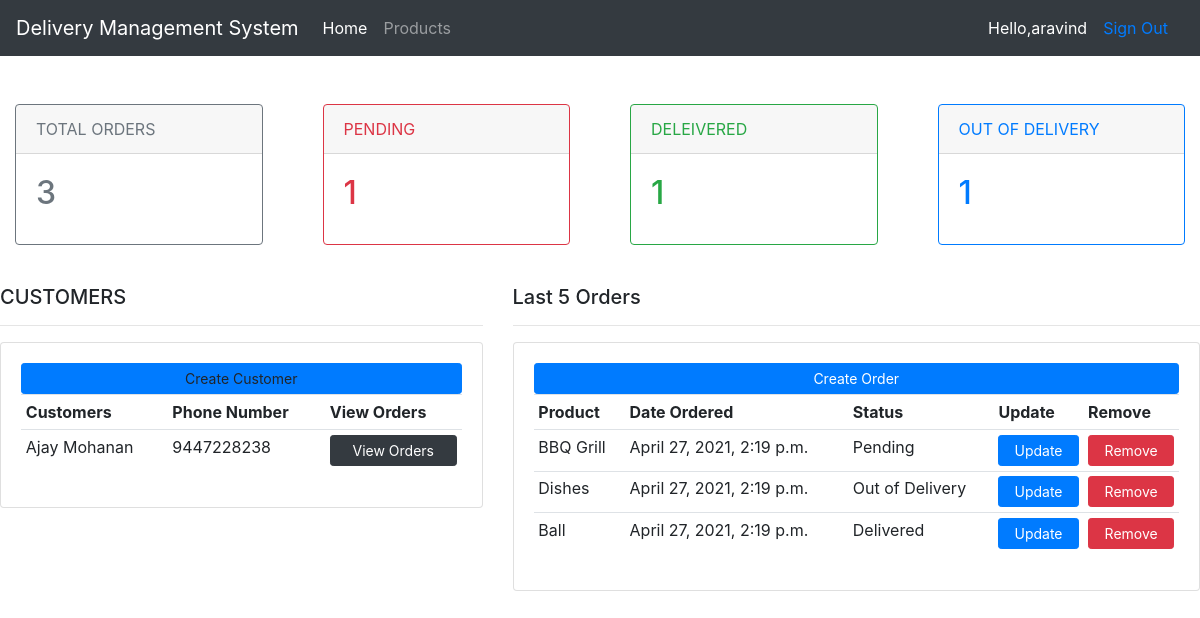
Page /home/ (signed in) on the committed database.
### accounts/models.py (models this page shows, shortened)
class Customer(models.Model):
    user=models.OneToOneField(User,null=True,on_delete=models.CASCADE)
    name=models.CharField(max_length=200,null=True)
    phone=models.CharField(max_length=200,null=True)
    email=models.CharField(max_length=200,null=True)
    date_created=models.DateTimeField(auto_now_add=True,null=True)
    profile_pic=models.ImageField(null=True,blank=True)

class Order(models.Model):
    STATUS=(
        ('Pending','Pending'),
        ('Out of Delivery','Out of Delivery'),
        ('Delivered','Delivered'),
    )
    customer=models.ForeignKey(Customer,null=True,on_delete=models.SET_NULL)
    product=models.ForeignKey(Product,null=True,on_delete=models.SET_NULL)
    date_created=models.DateTimeField(auto_now_add=True,null=True)
    status=models.CharField(max_length=200,null=True,choices=STATUS)

class Product(models.Model):
    CATEGORY=(
        ('Indoor','Indoor'),
        ('Outdoor','Outdoor'),
        )
    name=models.CharField(max_length=200,null=True)
    price=models.FloatField(null=True)
    category=models.CharField(max_length=200,null=True,choices=CATEGORY)
    description=models.CharField(max_length=200,null=True)
    tags=models.ManyToManyField(Tag)
    def __str__(self):
        return self.name

### accounts/decorators.py (the view)
    def wrapper_func(request,*args,**kwargs):
        group=None;
        if request.user.groups.exists():
            group=request.user.groups.all()[0].name
        if group =="customer":
            return redirect("userpage")
        elif group =="admin":
            return view_func(request,*args,**kwargs)
        else:
            return HttpResponse(group)

### accounts/views.py (called while the page is built)
@login_required(login_url='Login')
@admin_only
def Home(request):
    orders=Order.objects.all();
    customers=Customer.objects.all();
    total_orders=orders.count();
    totalorders=orders.count();
    delivered=orders.filter(status='Delivered').count();
    pending=orders.filter(status='Pending').count();
    OutofDelivery=orders.filter(status='Out of Delivery').count();
    context={'orders':orders,'customers':customers,'delivered_order':delivered,'peding_order':pending,'total_orders':totalorders,'Out_of_Delivery':OutofDelivery}
    return render(request,'accounts/dashboard.html',context)

### accounts/templates/accounts/dashboard.html
{% extends 'accounts/main.html' %}
{% block content %}
{% include 'accounts/status.html' %}
<br>
<div class="row">
    <div class="col-md-5">
        <h5>CUSTOMERS</h5>
        <hr>
        <div class="card card-body">
            <a class="btn btn-primary btn-sm btn-block">Create Customer</a>
            <table class="table table-sm">
                <tr>
                    <th>Customers</th>
                    <th>Phone Number</th>
                    <th>View Orders</th>
                </tr>
                {% for customer in customers %}
                    <tr>
                        <td>{{customer.name}}</td>
                        <td>{{customer.phone}}</td>
                        <td><a href="{% url 'customers' customer.id %}" class="btn btn-dark btn-sm btn-block">View Orders</a></td>
                    </tr>
                {% endfor %}
            </table>
        </div>
    </div>
    <div class="col-md-7">
        <h5>Last 5 Orders</h5>
        <hr>
        <div class="card card-body">
            <a class="btn btn-primary btn-sm btn-block" href="{% url 'create_order' %}">Create Order</a>
            <table class="table table-sm">
                <tr>
                    <th>Product</th>
                    <th>Date Ordered</th>
                    <th>Status</th>
                    <th>Update</th>
                    <th>Remove</th>
                </tr>
                {% for order in orders %}
                    <tr>
                        <td>{{order.product}}</td>
                        <td>{{order.date_created}}</td>
                        <td>{{order.status}}</td>
                        <td><a href="{% url 'update_order' order.id %}" class="btn btn-primary btn-sm btn-block">Update</a></td>
                        <td><a  href="{% url 'delete_order' order.id %}" class="btn btn-danger btn-sm btn-block">Remove</a></td>
                    </tr>
                {% endfor %}
            </table>
        </div>
    </div>
</div>
{% endblock %}

### accounts/templates/accounts/navbar.html (shortened to what this page needs)
<nav class="navbar navbar-expand-lg navbar-dark bg-dark">
    <a class="navbar-brand" href="#">Delivery Management System</a>
    <div class="collapse navbar-collapse" id="navbarNav">
      <ul class="navbar-nav">
        {% if request.user.is_staff %}
        <li class="nav-item active">
          <a class="nav-link" href="{% url 'home' %}">Home <span class="sr-only">(current)</span></a>
        </li>
        <li class="nav-item">
          <a class="nav-link" href="{% url 'products' %}">Products</a>
        </li>
        {% endif %}
      </ul>
    </div>
    <span style="color: white;">Hello,{{request.user}}</span>
    <span><a class="nav-link" href="{% url 'logout' %}" >Sign Out</a></span>
  </nav>

### rows in the picture
Customer: name "Ajay Mohanan", phone "9447228238"
Order: product "BBQ Grill", date_created "April 27, 2021, 2:19 p.m.", status "Pending"
Order: product "Dishes", date_created "April 27, 2021, 2:19 p.m.", status "Out of Delivery"
Order: product "Ball", date_created "April 27, 2021, 2:19 p.m.", status "Delivered"

### other values in the picture
{{ request.user }} "aravind"
{{ total_orders }} "3"
{{ peding_order }} "1"
{{ delivered_order }} "1"
{{ Out_of_Delivery }} "1"
